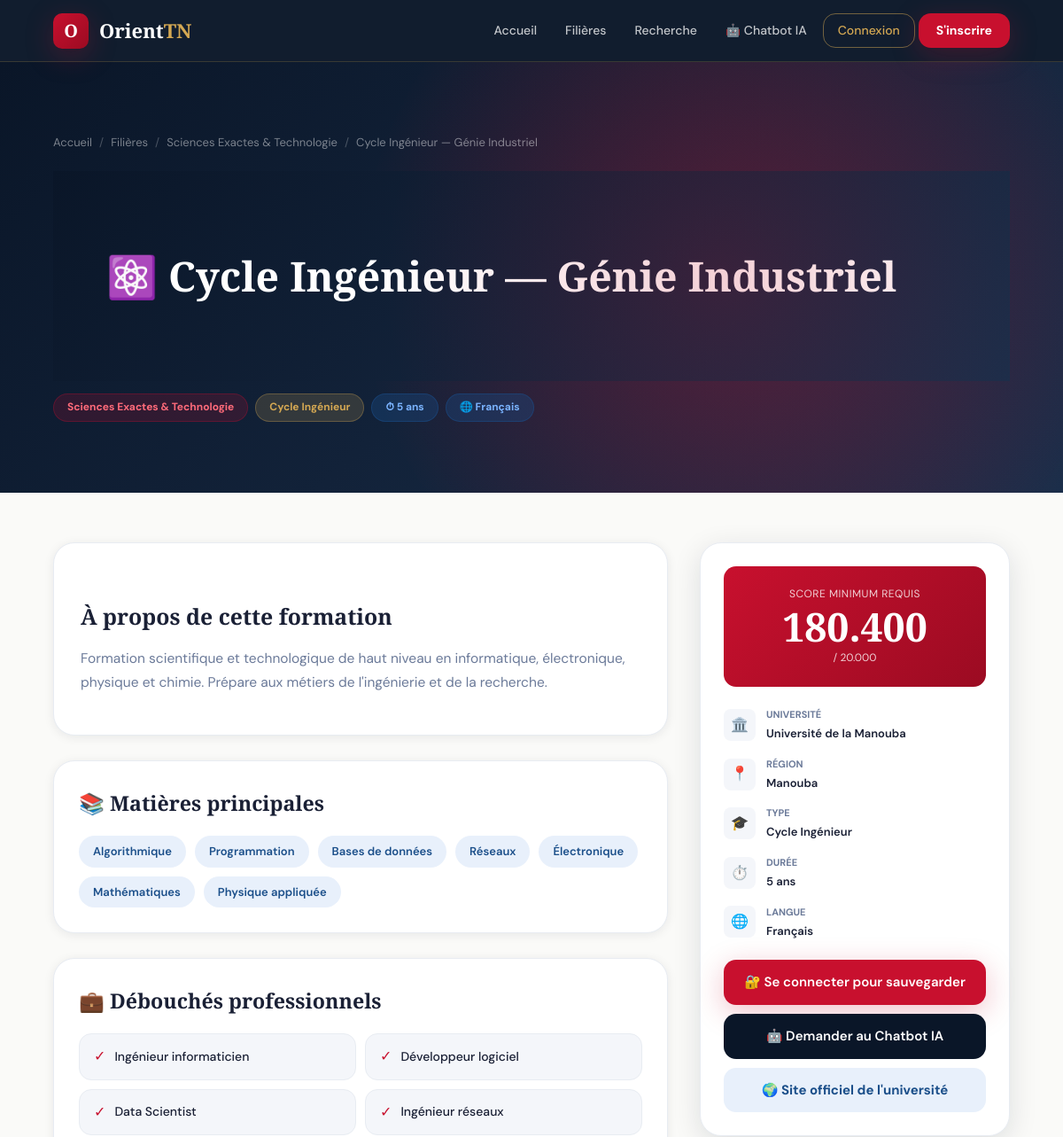
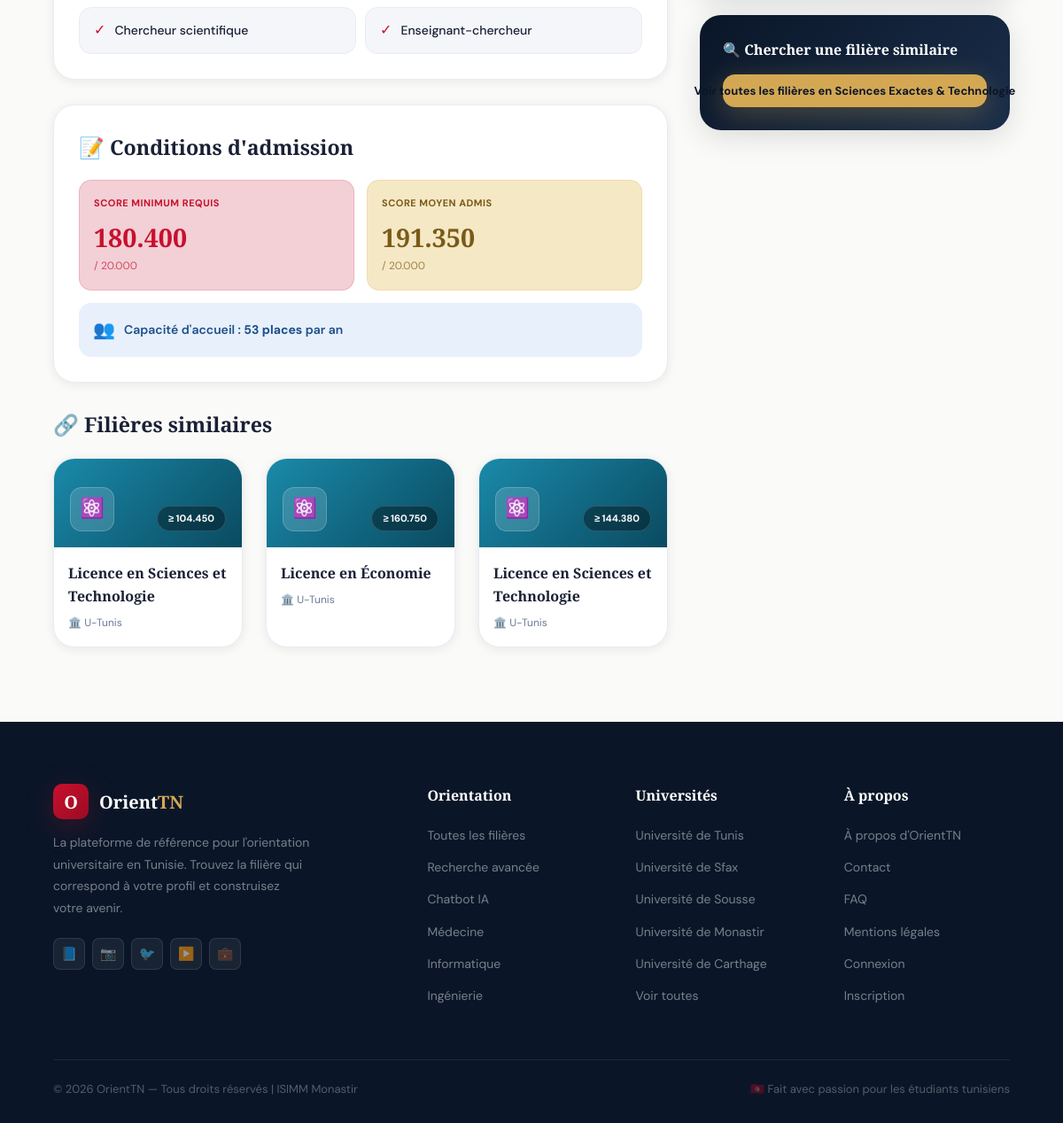
The page /detail.php?id=141 on the database its author committed (2 pictures, top to bottom).
### tables this page shows
CREATE TABLE filieres (
    id              INT PRIMARY KEY AUTO_INCREMENT,
    code_orientation VARCHAR(10) NOT NULL UNIQUE COMMENT 'Code 5 chiffres du guide officiel',
    titre           VARCHAR(200) NOT NULL,
    domaine         VARCHAR(100) NOT NULL,
    type_formation  VARCHAR(100),
    description     TEXT,
    description_longue TEXT,
    debouches       JSON,
    matieres        JSON,
    universite_id   INT,
    score_min       DECIMAL(6,2) NOT NULL COMMENT 'Score min sur 210',
    score_moyen     DECIMAL(6,2),
    score_max       DECIMAL(6,2),
    capacite        INT,
    duree           TINYINT DEFAULT 3,
    langue          VARCHAR(60),
    formule_calcul  VARCHAR(100) COMMENT 'Formule de calcul du score (ex: FG+M)',
    bac_requis      VARCHAR(200) COMMENT 'Sections du bac acceptées',
    icon            VARCHAR(10),
    couleur_classe  VARCHAR(20) DEFAULT 'ct-def',
    statut          ENUM('active','inactive') DEFAULT 'active',
    created_at      DATETIME DEFAULT NOW(),
    updated_at      DATETIME DEFAULT NOW() ON UPDATE NOW(),
    FOREIGN KEY (universite_id) REFERENCES universites(id),
    INDEX idx_score    (score_min),
    INDEX idx_domaine  (domaine),
    INDEX idx_statut   (statut)
);

CREATE TABLE universites (
    id              INT PRIMARY KEY AUTO_INCREMENT,
    nom             VARCHAR(200) NOT NULL,
    sigle           VARCHAR(60),
    gouvernorat_id  INT,
    type            ENUM('publique','privée') DEFAULT 'publique',
    site_web        VARCHAR(200),
    created_at      DATETIME DEFAULT NOW(),
    FOREIGN KEY (gouvernorat_id) REFERENCES gouvernorats(id)
);

CREATE TABLE gouvernorats (
    id          INT PRIMARY KEY AUTO_INCREMENT,
    nom         VARCHAR(60)  NOT NULL,
    region      VARCHAR(60)  NOT NULL,
    created_at  DATETIME DEFAULT NOW()
);

### config.php (called while the page is built, shortened)
<?php
function isLoggedIn() {
    return isset($_SESSION['user_id']) && !empty($_SESSION['user_id']);
}

### detail.php (the view, shortened to what this page needs)
<?php
require('config.php');
$id = isset($_GET['id']) ? (int)$_GET['id'] : 0;
$filiere = $conn->query("
    SELECT f.*, u.nom as univ_nom, u.sigle as univ_sigle, u.site_web,
           u.type as univ_type, g.nom as gouvernorat
    FROM filieres f
    LEFT JOIN universites u ON f.universite_id = u.id
    LEFT JOIN gouvernorats g ON u.gouvernorat_id = g.id
    WHERE f.id = $id AND f.statut = 'active'
")->fetch_assoc();
$isFavori = false;
$similaires = $conn->query("
    SELECT f.*, u.sigle as univ_sigle
    FROM filieres f LEFT JOIN universites u ON f.universite_id = u.id
    WHERE f.domaine = '{$conn->real_escape_string($filiere['domaine'])}'
    AND f.id != $id AND f.statut = 'active'
    LIMIT 3
")->fetch_all(MYSQLI_ASSOC);
$debouches = json_decode($filiere['debouches'] ?? '[]', true) ?: [];
$matieres  = json_decode($filiere['matieres']  ?? '[]', true) ?: [];
?>
<!DOCTYPE html>
<html lang="fr">
<head>
    <link rel="stylesheet" href="style.css">
</head>
<body>
<?php require('nav.php'); ?>
<div class="detail-banner">
    <div style="position:relative;z-index:1;max-width:1240px;margin:0 auto;">
        <div class="breadcrumb">
            <a href="index.php">Accueil</a>
            <span class="sep">/</span>
            <a href="filieres.php">Filières</a>
            <span class="sep">/</span>
            <a href="filieres.php?domaine=<?= urlencode($filiere['domaine']) ?>"><?= htmlspecialchars($filiere['domaine']) ?></a>
            <span class="sep">/</span>
            <span><?= htmlspecialchars($filiere['titre']) ?></span>
        </div>
        <h1 class="detail-banner h1" style="font-family:var(--font-display);font-size:clamp(1.9rem,4vw,2.9rem);font-weight:700;color:white;margin-bottom:12px;">
            <?= $filiere['icon'] ?> <?= htmlspecialchars($filiere['titre']) ?>
        </h1>
        <div class="tags-row">
            <span class="tag tag-red"><?= htmlspecialchars($filiere['domaine']) ?></span>
            <?php if($filiere['type_formation']): ?>
                <span class="tag tag-gold"><?= htmlspecialchars($filiere['type_formation']) ?></span>
            <?php endif; ?>
            <?php if($filiere['duree']): ?>
                <span class="tag tag-blue">⏱ <?= $filiere['duree'] ?> ans</span>
            <?php endif; ?>
            <?php if($filiere['langue']): ?>
                <span class="tag tag-blue">🌐 <?= htmlspecialchars($filiere['langue']) ?></span>
            <?php endif; ?>
        </div>
    </div>
    <div style="position:absolute;inset:0;background:radial-gradient(circle at 70% 50%,rgba(200,16,46,0.2) 0%,transparent 50%);pointer-events:none;"></div>
</div>
<div class="detail-body">
    <main>
        <div class="prose" style="background:white;border-radius:var(--radius-lg);padding:30px;border:1px solid var(--gray-mid);box-shadow:var(--shadow-sm);margin-bottom:28px;">
            <h2>À propos de cette formation</h2>
            <?php if($filiere['description_longue']): ?>
                <?= $filiere['description_longue'] ?>
            <?php else: ?>
                <p><?= htmlspecialchars($filiere['description']) ?></p>
            <?php endif; ?>
        </div>
        <?php if(!empty($matieres)): ?>
        <div style="background:white;border-radius:var(--radius-lg);padding:28px;border:1px solid var(--gray-mid);box-shadow:var(--shadow-sm);margin-bottom:28px;">
            <h2 style="font-family:var(--font-display);font-size:1.45rem;font-weight:700;color:var(--text);margin-bottom:18px;">📚 Matières principales</h2>
            <div style="display:flex;flex-wrap:wrap;gap:10px;">
                <?php foreach($matieres as $mat): ?>
                    <span class="chip chip-blue" style="font-size:13px;padding:7px 16px;"><?= htmlspecialchars($mat) ?></span>
                <?php endforeach; ?>
            </div>
        </div>
        <?php endif; ?>
        <?php if(!empty($debouches)): ?>
        <div style="background:white;border-radius:var(--radius-lg);padding:28px;border:1px solid var(--gray-mid);box-shadow:var(--shadow-sm);margin-bottom:28px;">
            <h2 style="font-family:var(--font-display);font-size:1.45rem;font-weight:700;color:var(--text);margin-bottom:18px;">💼 Débouchés professionnels</h2>
            <div style="display:grid;grid-template-columns:1fr 1fr;gap:10px;">
                <?php foreach($debouches as $deb): ?>
                    <div style="display:flex;align-items:center;gap:10px;padding:12px 16px;background:var(--gray-soft);border-radius:var(--radius-md);border:1px solid var(--gray-mid);">
                        <span style="color:var(--red);font-size:16px;">✓</span>
                        <span style="font-size:14px;color:var(--text);font-weight:500;"><?= htmlspecialchars($deb) ?></span>
                    </div>
                <?php endforeach; ?>
            </div>
        </div>
        <?php endif; ?>
        <div style="background:white;border-radius:var(--radius-lg);padding:28px;border:1px solid var(--gray-mid);box-shadow:var(--shadow-sm);margin-bottom:28px;">
            <h2 style="font-family:var(--font-display);font-size:1.45rem;font-weight:700;color:var(--text);margin-bottom:18px;">📝 Conditions d'admission</h2>
            <div style="display:grid;grid-template-columns:1fr 1fr;gap:14px;">
                <div style="padding:16px;background:var(--red-light);border-radius:var(--radius-md);border:1px solid rgba(200,16,46,0.15);">
                    <div style="font-size:11px;font-weight:700;color:var(--red);text-transform:uppercase;letter-spacing:0.5px;margin-bottom:6px;">Score minimum requis</div>
                    <div style="font-family:var(--font-display);font-size:1.8rem;font-weight:700;color:var(--red);"><?= number_format($filiere['score_min'],3) ?></div>
                    <div style="font-size:12px;color:var(--red);opacity:0.7;">/ 20.000</div>
                </div>
                <div style="padding:16px;background:var(--gold-light);border-radius:var(--radius-md);border:1px solid rgba(212,168,83,0.2);">
                    <div style="font-size:11px;font-weight:700;color:#7A5A18;text-transform:uppercase;letter-spacing:0.5px;margin-bottom:6px;">Score moyen admis</div>
                    <div style="font-family:var(--font-display);font-size:1.8rem;font-weight:700;color:#7A5A18;"><?= number_format($filiere['score_moyen'] ?? $filiere['score_min'],3) ?></div>
                    <div style="font-size:12px;color:#7A5A18;opacity:0.7;">/ 20.000</div>
                </div>
            </div>
            <?php if($filiere['capacite']): ?>
            <div style="margin-top:14px;padding:14px 16px;background:var(--blue-light);border-radius:var(--radius-md);display:flex;align-items:center;gap:10px;">
                <span style="font-size:20px;">👥</span>
                <span style="font-size:14px;color:var(--blue);font-weight:600;">Capacité d'accueil : <strong><?= $filiere['capacite'] ?> places</strong> par an</span>
            </div>
            <?php endif; ?>
        </div>
        <?php if(!empty($similaires)): ?>
        <div style="margin-bottom:28px;">
            <h2 style="font-family:var(--font-display);font-size:1.45rem;font-weight:700;color:var(--text);margin-bottom:18px;">🔗 Filières similaires</h2>
            <div class="grid-3">
                <?php foreach($similaires as $s): ?>
                <a href="detail.php?id=<?= $s['id'] ?>" class="filiere-card" style="text-decoration:none;">
                    <div class="card-top <?= htmlspecialchars($s['couleur_classe']) ?>" style="height:100px;">
                        <div class="card-icon"><?= $s['icon'] ?></div>
                        <span class="card-score">≥ <?= number_format($s['score_min'],3) ?></span>
                    </div>
                    <div class="card-body" style="padding:16px;">
                        <h4 style="font-family:var(--font-display);font-size:1rem;font-weight:700;color:var(--text);"><?= htmlspecialchars($s['titre']) ?></h4>
                        <p style="font-size:12px;color:var(--gray-text);">🏛️ <?= htmlspecialchars($s['univ_sigle']??'N/A') ?></p>
                    </div>
                </a>
                <?php endforeach; ?>
            </div>
        </div>
        <?php endif; ?>
    </main>
    <aside class="detail-sticky">
        <div class="info-card">
            <div class="score-block">
                <div style="font-size:12px;opacity:0.8;margin-bottom:4px;text-transform:uppercase;letter-spacing:0.5px;">Score minimum requis</div>
                <div class="score-big"><?= number_format($filiere['score_min'],3) ?></div>
                <div class="score-lbl">/ 20.000</div>
            </div>
            <div class="info-list">
                <?php if($filiere['univ_nom']): ?>
                <div class="info-row">
                    <div class="info-ico">🏛️</div>
                    <div>
                        <div style="font-size:11px;color:var(--gray-text);text-transform:uppercase;font-weight:700;margin-bottom:2px;">Université</div>
                        <div style="font-size:13px;font-weight:600;"><?= htmlspecialchars($filiere['univ_nom']) ?></div>
                    </div>
                </div>
                <?php endif; ?>
                <?php if($filiere['gouvernorat']): ?>
                <div class="info-row">
                    <div class="info-ico">📍</div>
                    <div>
                        <div style="font-size:11px;color:var(--gray-text);text-transform:uppercase;font-weight:700;margin-bottom:2px;">Région</div>
                        <div style="font-size:13px;font-weight:600;"><?= htmlspecialchars($filiere['gouvernorat']) ?></div>
                    </div>
                </div>
                <?php endif; ?>
                <?php if($filiere['type_formation']): ?>
                <div class="info-row">
                    <div class="info-ico">🎓</div>
                    <div>
                        <div style="font-size:11px;color:var(--gray-text);text-transform:uppercase;font-weight:700;margin-bottom:2px;">Type</div>
                        <div style="font-size:13px;font-weight:600;"><?= htmlspecialchars($filiere['type_formation']) ?></div>
                    </div>
                </div>
                <?php endif; ?>
                <?php if($filiere['duree']): ?>
                <div class="info-row">
                    <div class="info-ico">⏱️</div>
                    <div>
                        <div style="font-size:11px;color:var(--gray-text);text-transform:uppercase;font-weight:700;margin-bottom:2px;">Durée</div>
                        <div style="font-size:13px;font-weight:600;"><?= $filiere['duree'] ?> ans</div>
                    </div>
                </div>
                <?php endif; ?>
                <?php if($filiere['langue']): ?>
                <div class="info-row">
                    <div class="info-ico">🌐</div>
                    <div>
                        <div style="font-size:11px;color:var(--gray-text);text-transform:uppercase;font-weight:700;margin-bottom:2px;">Langue</div>
                        <div style="font-size:13px;font-weight:600;"><?= htmlspecialchars($filiere['langue']) ?></div>
                    </div>
                </div>
                <?php endif; ?>
            </div>
            <?php if(isLoggedIn()): ?>
                <form method="POST" style="margin-bottom:10px;">
                    <button type="submit" name="toggle_favori" class="btn btn-full <?= $isFavori ? 'btn-outline' : 'btn-primary' ?>">
                        <?= $isFavori ? '❤️ Retirer des favoris' : '🤍 Ajouter aux favoris' ?>
                    </button>
                </form>
            <?php else: ?>
                <a href="connexion.php" class="btn btn-primary btn-full" style="margin-bottom:10px;">
                    🔐 Se connecter pour sauvegarder
                </a>
            <?php endif; ?>
            <a href="chatbot.php?prefill=<?= urlencode('Parle moi de la filière '.$filiere['titre']) ?>"
               class="btn btn-dark btn-full">
                🤖 Demander au Chatbot IA
            </a>
            <?php if($filiere['site_web']): ?>
            <a href="<?= htmlspecialchars($filiere['site_web']) ?>" target="_blank" class="btn btn-full"
               style="background:var(--blue-light);color:var(--blue);margin-top:10px;font-weight:700;">
                🌍 Site officiel de l'université
            </a>
            <?php endif; ?>
        </div>
        <div class="info-card" style="margin-top:18px;background:linear-gradient(135deg,var(--navy),var(--navy-mid));border:none;">
            <h4 style="font-family:var(--font-display);font-size:1rem;color:white;margin-bottom:14px;">🔍 Chercher une filière similaire</h4>
            <a href="recherche.php?domaine=<?= urlencode($filiere['domaine']) ?>" class="btn btn-gold btn-full btn-sm">
                Voir toutes les filières en <?= htmlspecialchars($filiere['domaine']) ?>
            </a>
        </div>
    </aside>
</div>
<?php require('footer.php'); ?>
</body>
</html>

### rows shown on the page
filieres: domaine "Sciences Exactes & Technologie", titre "Cycle Ingénieur — Génie Industriel", icon "⚛️", type_formation "Cycle Ingénieur", duree "5", langue "Français", description "Formation scientifique et technologique de haut niveau en informatique, électronique, physique et chimie. Prépare aux métiers de l'ingénierie et de la recherche.", matieres "Algorithmique", matieres "Programmation", matieres "Bases de données", matieres "Réseaux", matieres "Électronique", matieres "Mathématiques", matieres "Physique appliquée", debouches "Ingénieur informaticien", debouches "Développeur logiciel", debouches "Data Scientist", debouches "Ingénieur réseaux", debouches "Chercheur scientifique", debouches "Enseignant-chercheur", score_min "180.400", score_moyen "191.350", capacite "53", universite.nom "Université de la Manouba", gouvernorats.nom "Manouba"
filieres: icon "⚛️", score_min "104.450", titre "Licence en Sciences et Technologie", universite.sigle "U-Tunis"
filieres: icon "⚛️", score_min "160.750", titre "Licence en Économie", universite.sigle "U-Tunis"
filieres: icon "⚛️", score_min "144.380", titre "Licence en Sciences et Technologie", universite.sigle "U-Tunis"
